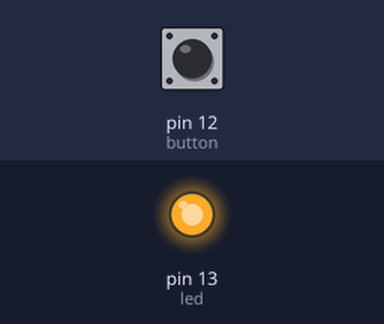
Bench run of a sketch on a simulated Arduino Uno, built with avr-gcc and run on an emulated ATmega328P. Parts: output pins drawn as LEDs (lit = HIGH). The test bench sets the inputs (shaded band); at power-on: pin 12 (button) LOW. What the sketch prints to the serial monitor is not drawn.

Above: at 0.1 s.
At 1.1 s:
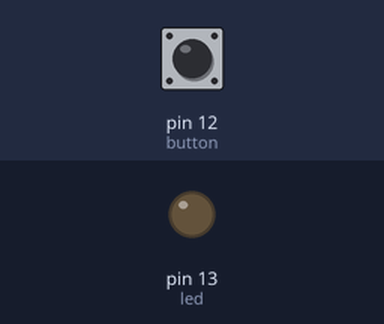
Timing chart, 0 to 2.6 s (numbered marks = the images above):
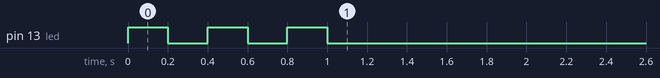

The sketch:

zumo_xbee_emetteur.ino
```cpp
const int button = 12;
const int led = 13;
int buttonState;

void setup() {
  Serial.begin(9600);
  pinMode (button, INPUT);
  pinMode (led, OUTPUT);
  //setDestination();
  blink(led, 3);
}

void loop() {
buttonState = digitalRead(button);
Serial.print(buttonState);
Serial.print("    ");
  if (buttonState == 1) {digitalWrite(led, HIGH);Serial.println(1);}
  else{digitalWrite(led, LOW);Serial.println(0);}
  delay(50);
}


// Blink
void blink(int thisPin, int howManyTimes) {
  for (int blinks=0; blinks< howManyTimes; blinks++) {
    digitalWrite(thisPin, HIGH);
    delay(200);
    digitalWrite(thisPin, LOW);
    delay(200);
  }
}
```
